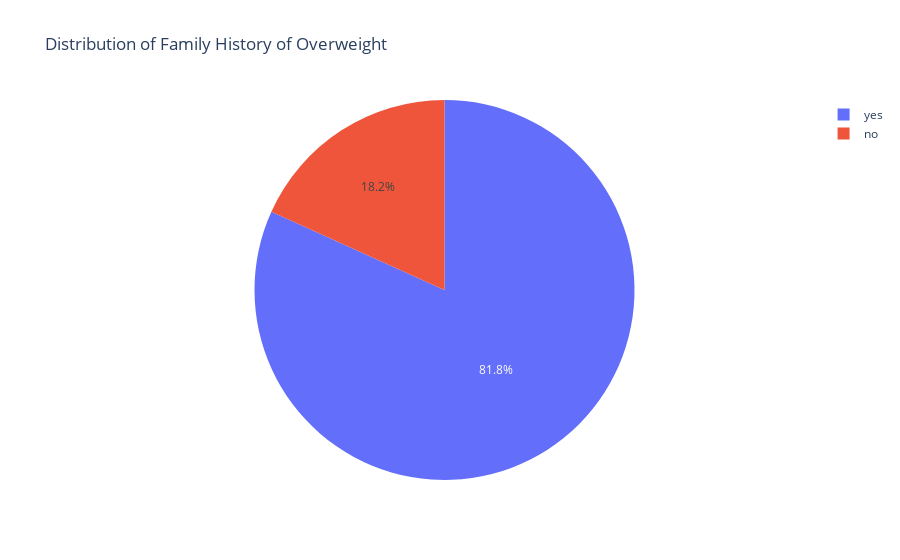

Here is the notebook cell this chart was saved with:
### Markdown cell above
Younger individuals are more represented in the Normal Weight and Insufficient Weight categories.

Older individuals tend to be more represented in higher obesity levels, especially Obesity Types I, II, and III.

There are noticeable differences in age distribution between genders across the obesity levels, with males generally showing higher median ages in more severe obesity categories.

### Code cell
import plotly.express as px

# Calculate the count of each category
family_history_counts = visual_df['family_history_with_overweight'].value_counts()

# Create a pie chart using Plotly
fig = px.pie(names=family_history_counts.index, values=family_history_counts,
             title='Distribution of Family History of Overweight')
fig.show()

### Figure 1 — Plotly figure (JSON) as saved in the notebook; plotly's stock layout.template omitted (floating-point values rounded to 4 significant figures)
{"data": [{"domain": {"x": [0, 1], "y": [0, 1]}, "hovertemplate": "label=%{label}<br>value=%{value}<extra></extra>", "labels": ["yes", "no"], "legendgroup": "", "name": "", "showlegend": true, "type": "pie", "values": [1726, 385]}], "layout": {"legend": {"tracegroupgap": 0}, "title": {"text": "Distribution of Family History of Overweight"}}}
